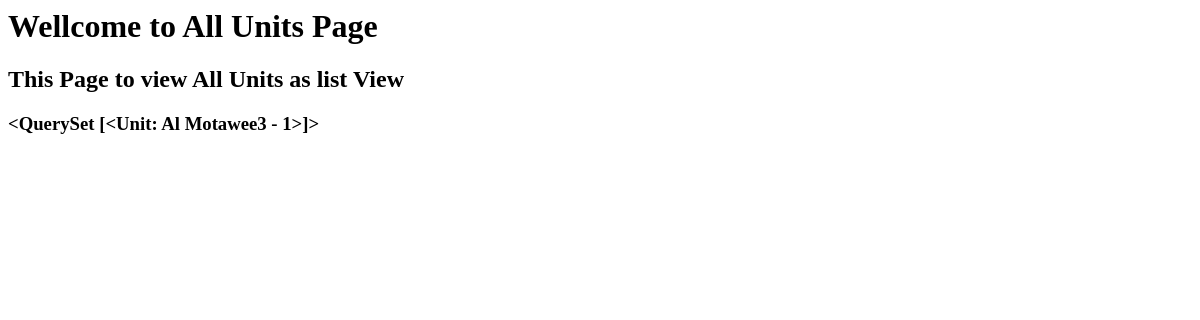
Page /unit/ on the earlier database version.
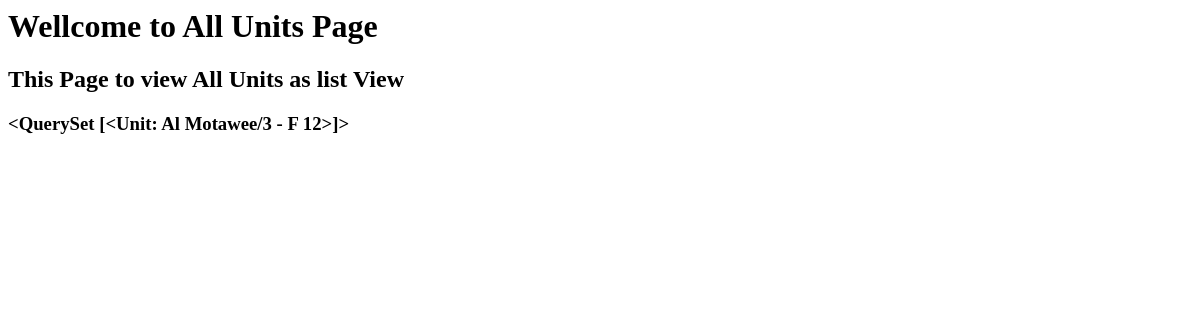
Same page on the later database version.
### units/models.py (models this page shows)
class Unit(models.Model):
    title = models.CharField(max_length=60, verbose_name='Unit Title', unique=True ,) # Title
    description = models.TextField(max_length=500, verbose_name='Unit Description') # Description
    price = models.DecimalField(max_digits=10,decimal_places=2) # How much Price
    num_bedrooms = models.IntegerField( verbose_name='Number of Bed rooms') # Count of Closed Rooms
    hole_space = models.IntegerField( verbose_name='Hole Space') # Count of Closed Rooms
    image = models.ImageField(upload_to='units_images/' , blank=True , null=True, verbose_name='Unit Main Image') # Internal Images
    active = models.BooleanField(default=True) # Post Status
    owner_email = models.EmailField(default='m.medhat@dropsgroup.com') # Email
    type = models.CharField(choices=UNIT_TYPE , default='FLAT',max_length=20) # Unite Type
    status = models.CharField(choices=UNIT_STATUS , default='SUSPENDED',max_length=20) # Unite Status
    country = models.ForeignKey(Country, on_delete=models.CASCADE) # Country
    city = models.ForeignKey(City, on_delete=models.CASCADE) # City
    area = models.ForeignKey(Area, on_delete=models.CASCADE) # Area
    furniture = models.ManyToManyField(Furniture) # Room Type
    Room = models.ManyToManyField(Room) # Room Type
    remarks = models.TextField(max_length=500, blank=True , null=True, verbose_name='Remarks') # Remarks
    created_at = models.DateTimeField(default=timezone.now) # Post Creation Date
    def __str__(self):
        return self.title

### units/views.py (the view)
# urls.py: path('', all_units),
def all_units(request):
	all_units = Unit.objects.all()
	return render(request,'unit/all_units.html' ,{'units':all_units})

### units/templates/unit/all_units.html
<h1>Wellcome to All Units Page</h1>
<h2>This Page to view All Units as list View</h2>
{% for unit in units%}
<h3>{{units}}</h3>
{% endfor %}

Differences in the rows shown:
changed Unit: title "<QuerySet [<Unit: Al Motawee3 - 1>]>" → "<QuerySet [<Unit: Al Motawee/3 - F 12>]>"
